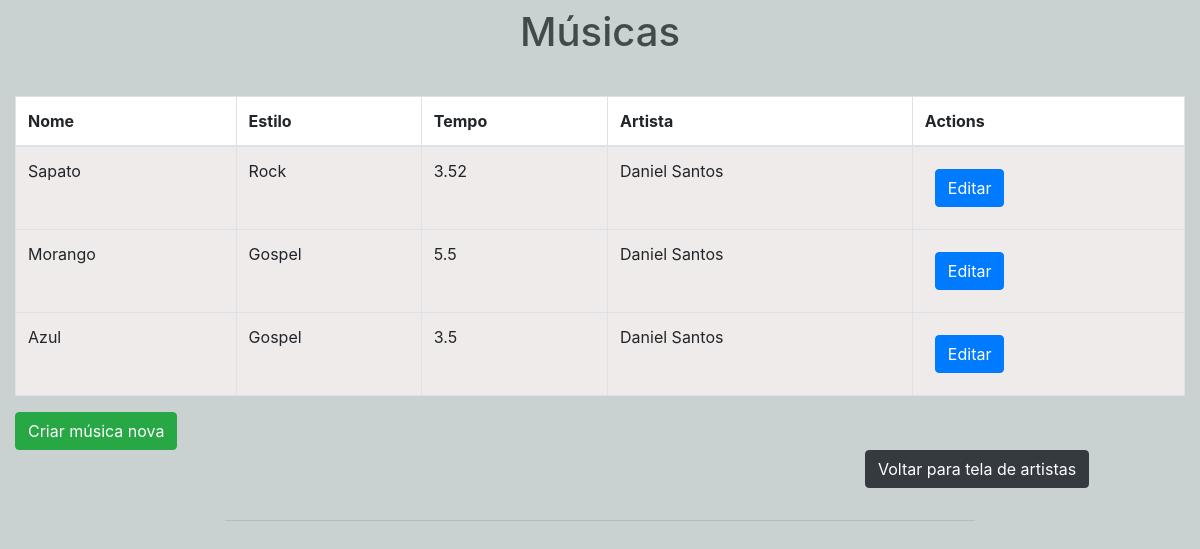
Screenshot of /artistas/2/ with the database file from the repository.
### artista/models.py (models this page shows, shortened)
class Musica(models.Model):
    nome_musica = models.CharField(max_length=100)
    e = (
        ("Rock", "Rock"),
        ("Gospel", "Gospel"),
        ("Pop", "Pop"),
    )
    estilo = models.CharField(max_length=50, choices=e,default="Gospel")
    tempo_duracao = models.FloatField()
    artista = models.ForeignKey(Artista, on_delete=models.SET_NULL, null=True)

class Artista(models.Model):
    nome = models.CharField(max_length=100)
    tp = (
        ("Banda", "Banda"),
        ("Coral", "Coral"),
        ("Solo", "Solo"),
    )
    tipo_de_musica = models.CharField(max_length=30, choices=tp,default="Solo")
    quantidade_de_musicas_lancadas = models.IntegerField()
    ano_do_primeiro_lancamento = models.IntegerField()
    foto = models.ImageField(null=True, blank=True)
    def __str__(self):
        return self.nome

### artista/views.py (the view)
# urls.py: path('artistas/<int:artista_id>/', list_musica, name='list_musica'),
def list_musica(request, artista_id):
    artistas = Artista.objects.get(id=artista_id)
    musicas = Musica.objects.filter(artista_id=artista_id)
    return render(request, 'musica.html', {'artistas': artistas , 'musicas': musicas})

### artista/templates/musica.html
{% extends 'base.html' %}
{% load crispy_forms_tags %}
{% block head %}
<h1 class="mt-2">Músicas</h1>
<div class="container">
    <div class="row">
        <table class="table table-bordered">
            <thead>
            <tr>
                <th scope="col">Nome</th>
                <th scope="col">Estilo</th>
                <th scope="col">Tempo</th>
                <th scope="col">Artista</th>
                <th scope="col">Actions</th>
            </tr>
            </thead>
            <tfoot>
                {% for musica in musicas %}
            <tr>
                <td>{{ musica.nome_musica }}</td>
                <td>{{ musica.estilo }}</td>
                <td>{{ musica.tempo_duracao }}</td>
                <td>{{ musica.artista }}</td>
                <td><a class="btn btn-primary" href="{% url 'editar_musica' musica.id %}">Editar</a></td>
            </tr>
            {% endfor %}
            </tfoot>
        </table>
        <a class="btn btn-success" href="{% url 'create_musica' %}">Criar música nova</a>
        <a class="btn btn-dark" href="{% url 'list_artista' %}">Voltar para tela de artistas</a>
        {% endblock %}

### artista/templates/base.html (style rules this page uses)
body { background-color:#C9D1D1; }
h1 { color: #434A4A; text-align: center; }
.container { padding: 2rem 0rem; }
thead, tfoot { background-color: rgb(240, 235, 235); }
thead > tr > th { position: sticky; top: -1px; background-color: white; }
td > a { margin: 10px; }
.btn-dark { margin-left: 850px; }

### rows the page displays
Musica: nome_musica "Sapato", estilo "Rock", tempo_duracao "3.52", artista "Daniel Santos"
Musica: nome_musica "Morango", estilo "Gospel", tempo_duracao "5.5", artista "Daniel Santos"
Musica: nome_musica "Azul", estilo "Gospel", tempo_duracao "3.5", artista "Daniel Santos"
